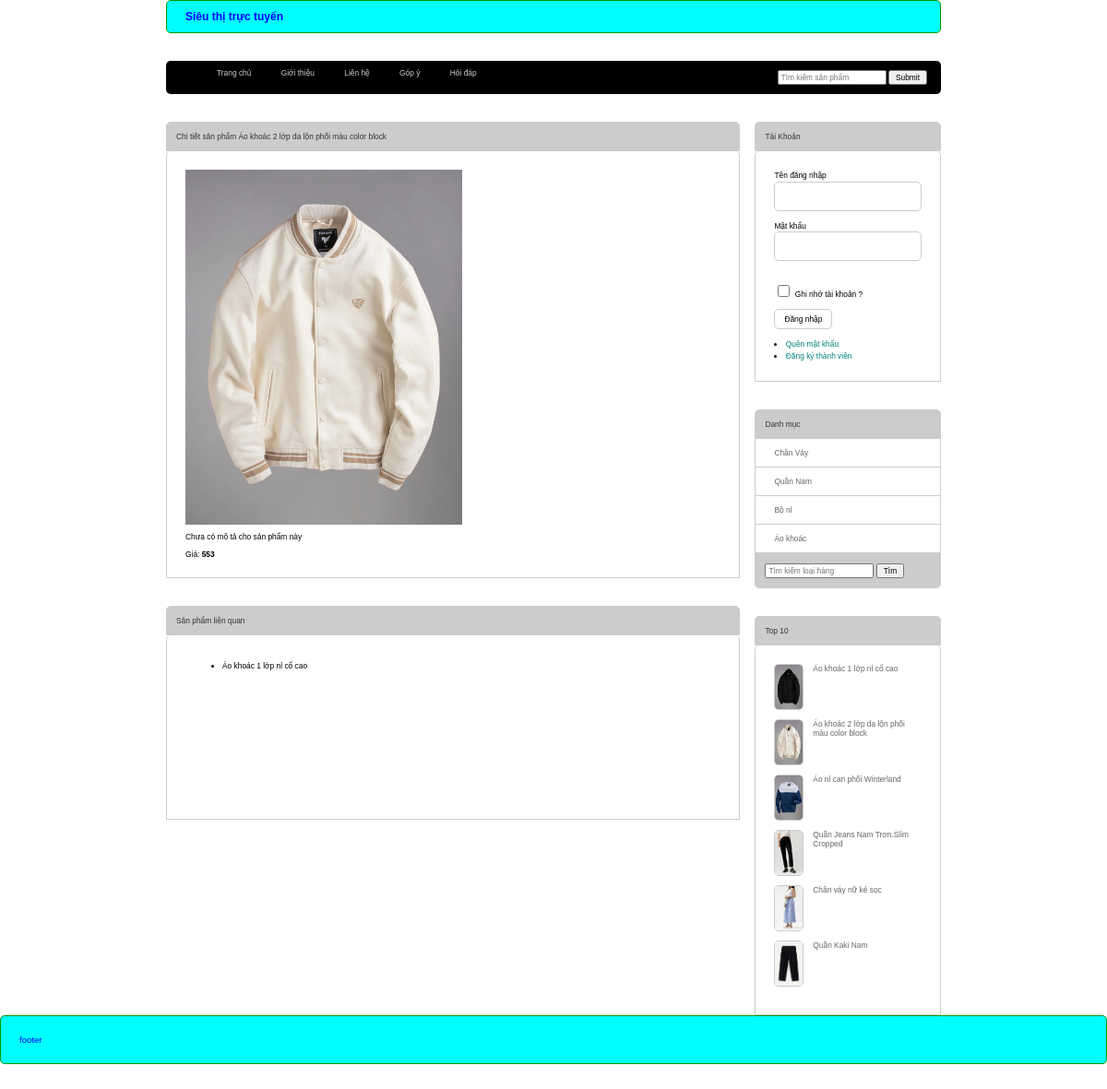
Page /index.php?act=sanphamct&idsp=24 on the committed database.
### tables this page shows
CREATE TABLE `sanpham` (
  `id` int(10) NOT NULL,
  `tenSanPham` varchar(255) NOT NULL,
  `price` float DEFAULT 0,
  `image` varchar(255) DEFAULT NULL,
  `moTa` text DEFAULT NULL,
  `luotXem` int(11) NOT NULL DEFAULT 0,
  `id_danhMuc` int(10) NOT NULL
);

CREATE TABLE `danhmuc` (
  `id` int(10) NOT NULL,
  `tenDanhMuc` varchar(255) NOT NULL
);

### model/connect.php (called while the page is built, shortened)
<?php
function pdo_get_connection()
{
    $dburl = "mysql:host=localhost;dbname=du_an_mau;charset=utf8";
    $username = 'root';
    $password = '';
    $conn = new PDO($dburl, $username, $password);
    $conn->setAttribute(PDO::ATTR_ERRMODE, PDO::ERRMODE_EXCEPTION);
    return $conn;
}
function pdo_query($sql)
{
    $sql_args = array_slice(func_get_args(), 1);
    try {
        $conn = pdo_get_connection();
        $stmt = $conn->prepare($sql);
        $stmt->execute($sql_args);
        $rows = $stmt->fetchAll();
        return $rows;
    } catch (PDOException $e) {
        throw $e;
    } finally {
        unset($conn);
    }
}
function pdo_query_one($sql)
{
    $sql_args = array_slice(func_get_args(), 1);
    try {
        $conn = pdo_get_connection();
        $stmt = $conn->prepare($sql);
        $stmt->execute($sql_args);
        $row = $stmt->fetch(PDO::FETCH_ASSOC);
        return $row;
    } catch (PDOException $e) {
        throw $e;
    } finally {
        unset($conn);
    }
}

### model/sanpham.php (called while the page is built, shortened)
<?php
function listAll_sanpham_Home()
{
    $sql = "SELECT * FROM sanpham WHERE 1 ORDER BY id DESC LIMIT 0,9";
    $listSp = pdo_query($sql);
    return $listSp;
}
function listAll_sanpham_Top10()
{
    $sql = "SELECT * FROM sanpham WHERE 1 ORDER BY luotXem DESC LIMIT 0,10";
    $listSp = pdo_query($sql);
    return $listSp;
}
function edit_sanpham($id)
{
    $sql = "SELECT * FROM sanpham WHERE id = $id";
    $SP = pdo_query_one($sql);
    return $SP;
}
function Select_sanpham_cungLoai($id, $id_danhMuc)
{
    $sql = "SELECT * FROM sanpham WHERE id_danhMuc = $id_danhMuc and id != $id";
    $listSp = pdo_query($sql);
    return $listSp;
}
?>

### model/danhmuc.php (called while the page is built, shortened)
<?php
function list_danhmuc()
{
    $sql = "SELECT * FROM danhmuc ORDER BY id desc";
    $listDm = pdo_query($sql);
    return $listDm;
}
?>

### view/boxRight.php (the view, shortened to what this page needs)
<div class="row mb">
    <div class="boxTitle">Tài Khoản</div>
    <div class="boxContent formLogin">
        <?php if (isset($_SESSION['user'])) {
            extract($_SESSION['user']);
            ?>
            <div class="row mb10">
                Xin chào:
                <?php echo $user ?>
            </div>
            <li><a href="index.php?act=mybill">Đơn hàng của tôi</a></li>
            <li><a href="index.php?act=quenmk">Quên mật khẩu</a></li>
            <li><a href="index.php?act=edit_taikhoan">Cập nhật tài khoản</a></li>
            <?php if ($role == 1) { ?>
                <li><a href="admin/index.php">Đăng nhập admin</a></li>
            <?php } ?>
            <li><a href="index.php?act=logout">Đăng xuất</a></li>
        <?php } else { ?>
            <form action="index.php?act=dangnhap" method="post">
                <div class="row mb10">
                    Tên đăng nhập <br>
                    <input type="text" name="user">
                     <br>
                </div>
                <div class="row mb10">
                    Mật khẩu <br>
                    <input type="password" name="password"> <br>
                     <br>
                </div>
                <div class="row mb10">
                    <input type="checkbox"> Ghi nhớ tài khoản ? <br>
                </div>
                <div class="row mb10">
                    <input type="submit" name="dangnhap" value="Đăng nhập">
                </div>
            </form>
            <li><a href="">Quên mật khẩu</a></li>
            <li><a href="index.php?act=dangky">Đăng ký thành viên</a></li>
        <?php } ?>
    </div>
</div>
<div class="row mb ">
    <div class="boxTitle">Danh mục</div>
    <div class="boxContent2 menuDoc">
        <ul>
            <?php
            foreach ($dsDanhMuc as $key => $value) {
                echo '<li><a href="index.php?act=sanpham&iddm=' . $value["id"] . '">' . $value["tenDanhMuc"] . '</a></li>';
            }
            ?>
        </ul>
    </div>
    <div class="boxFooter searchBox">
        <form action="index.php?act=sanpham" method="post">
            <input type="text" name="kyw" placeholder="Tìm kiếm loại hàng">
            <input type="submit" name="submit" value="Tìm">
        </form>
    </div>
</div>
<div class="row">
    <div class="boxTitle">Top 10</div>
    <div class="boxContent row">
        <?php
        foreach ($dsTop10 as $key => $value) {
            echo '<div class="row mb10 top10">
                            <img src="./uploads/' . $value["image"] . '"
                                alt="">
                            <a href="index.php?act=sanphamct&idsp=' . $value["id"] . '">' . $value["tenSanPham"] . '</a>
                        </div>';
        }
        ?>
    </div>
</div>
</div>

### view/sanphamct.php (shortened to what this page needs)
<div class="row">
    <div class="boxleft mr">
        <div class="row mb">
            <?php
            extract($sanPhamCt);
            ?>
            <div class="boxTitle">Chi tiết sản phẩm
                <?= $tenSanPham ?>
            </div>
            <div class="boxContent row">
                <?php
                echo '  <img src="./uploads/' . $image . '" alt="loading" style="width:300px">';
                echo '<p>' . $moTa . '</p>';
                echo 'Giá: <b>' . $price . '</b>';
                ?>
            </div>
        </div>
        <div class="row mb">
            <div class="boxTitle">Sản phẩm liên quan</div>
            <div class="boxContent row">
                <ul>
                    <?php
                    foreach ($Select_sanpham_cungLoai as $key => $value) {
                        echo '<li>' . $value['tenSanPham'] . '</li> ';
                    }
                    ?>
                </ul>
            </div>
        </div>
    </div>
    <div class="boxright">
        <?php include("boxRight.php"); ?>
    </div>
</div>

### css/style.css (style rules this page uses)
* { box-sizing: border-box; font-family: sans-serif; font-size: 0.7vw; }
.row { float: left; width: 100%; }
.mb { margin-bottom: 30px; }
.mb10 { margin-bottom: 10px; }
.mr { margin-right: 2%; }
.boxleft { float: left; width: 74%; }
.boxright { float: left; width: 24%; }
.boxTitle { background: #ccc; border-top-left-radius: 5px; border-top-right-radius: 5px; color: #333; padding: 10px; border: 1px solid #ccc; }
.boxContent { border-left: 1px #ccc solid; border-right: 1px #ccc solid; border-bottom: 1px #ccc solid; border-top-left-radius: 5px; border-top-right-radius: 5px; min-height: 200px; padding: 20px; }
.boxContent2 { border-left: 1px #ccc solid; border-right: 1px #ccc solid; border-bottom: 1px #ccc solid; background-color: #eee; }
.boxFooter { padding: 10px; background: #ccc; border-bottom-left-radius: 5px; border-bottom-right-radius: 5px; color: #333; border-left: 1px solid #ccc; border-right: 1px solid #ccc; border-bottom: 1px solid #ccc; }
.formLogin { line-height: 150%; }
.formLogin input[type="text"], .formLogin input[type="password"], .formContent input[type="text"] { width: 100%; border: 1px #ccc solid; padding: 10px; border-radius: 5px; }
.formLogin input[type="checkbox"] { border: 1px #ccc solid; }
.formLogin input[type="submit"], .formContent input[type="submit"], .formContent input[type="reset"], .formContent input[type="button"] { border-radius: 5px; background-color: white; padding: 5px 10px; border: 1px #ccc solid; }
.formLogin li a { color: teal; text-decoration: none; }
.menuDoc ul { margin: 0; padding: 0; list-style-type: none; }
.menuDoc ul li { padding: 10px 20px; background-color: #fff; border-bottom: 1px #ccc solid; }
.menuDoc ul li a { color: #666; text-decoration: none; }
.searchBox { display: flex; justify-content: space-between; }
.top10 img { width: 20%; height: 50px; float: left; margin-right: 10px; border-radius: 5px; border: 1px #ccc solid; }
.top10 a { color: #666; text-decoration: none; }
body { font-family: Verdana, sans-serif; margin: 0 }
img { vertical-align: middle; }

### rows in the picture
sanpham: tenSanPham "Áo khoác 2 lớp da lộn phối màu color block", image (picture), moTa "Chưa có mô tả cho sản phẩm này", price "553"
sanpham: tenSanPham "Áo khoác 1 lớp nỉ cổ cao", image (picture)
danhmuc: tenDanhMuc "Chân Váy"
danhmuc: tenDanhMuc "Quần Nam"
danhmuc: tenDanhMuc "Bộ nỉ"
danhmuc: tenDanhMuc "Áo khoác"
sanpham: image (picture), tenSanPham "Áo nỉ can phối Winterland"
sanpham: image (picture), tenSanPham "Quần Jeans Nam Trơn.Slim Cropped"
sanpham: image (picture), tenSanPham "Chân váy nữ kẻ sọc"
sanpham: image (picture), tenSanPham "Quần Kaki Nam"
